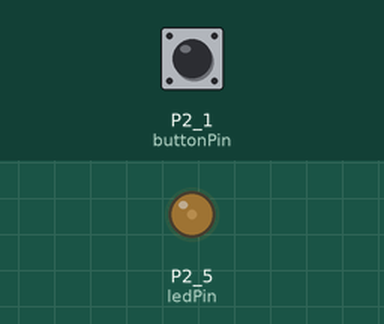
Recording of a sketch running on a simulated TI MSP430 LaunchPad. Shown: output pins drawn as LEDs (lit = HIGH). The test bench sets the inputs (shaded band); at power-on: P2_1 (buttonPin) HIGH. What the sketch prints to the serial monitor is not drawn.

Above: at 1.2 s.
1.3 s: P2_1 (buttonPin) pulled LOW for 0.15 s
At 1.57 s:
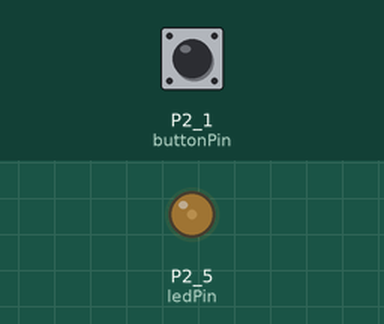
3.2 s: P2_1 (buttonPin) pulled LOW for 1 s
At 4.0 s:
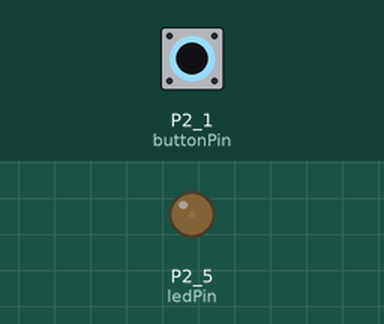
Timing chart, 0 to 6.2 s (numbered marks = the images above; inputs shaded):
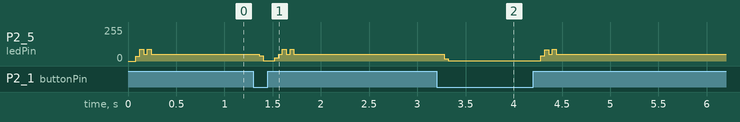

The sketch:

cap_touch.ino
```cpp
/* EE16A Toucscreen 3
   Capacitive Touchscreen Simulation
   Seiya Ono Sp '19
*/

int ledPin = P2_5;
int touch = 255;
int step_size = 5;
const int buttonPin = P2_1;
int buttonState;
int lastButtonState = LOW;
long lastDebounceTime = 0;
long debounceDelay = 50;
void setup()  {
  Serial.begin(9600);
  pinMode(buttonPin, INPUT_PULLUP);
  pinMode(ledPin, OUTPUT);
}

void loop()  {
  int reading = digitalRead(buttonPin);
  if (!buttonState) {
    Serial.println("Touch Detected!");
  }
  if (reading != lastButtonState)lastDebounceTime = millis();
  if ((millis() - lastDebounceTime) > debounceDelay) buttonState = reading;
  lastButtonState = reading;

  touch = !buttonState ?  50 : 255;
  for (int fadeValue = 0 ; fadeValue <= touch; fadeValue += step_size) {
    analogWrite(ledPin, fadeValue);
  }
  for (int fadeValue = touch ; fadeValue >= 0; fadeValue -= step_size) {
    analogWrite(ledPin, fadeValue);
  }
}
```

Measured:
- after the input at 1.3 s, P2_5 (ledPin): 49/255 → 2/255 after 0.06 s, → 49/255 0.16 s later
- after the input at 3.2 s, P2_5 (ledPin): 49/255 → 2/255 after 0.08 s, → 49/255 1.0 s later
